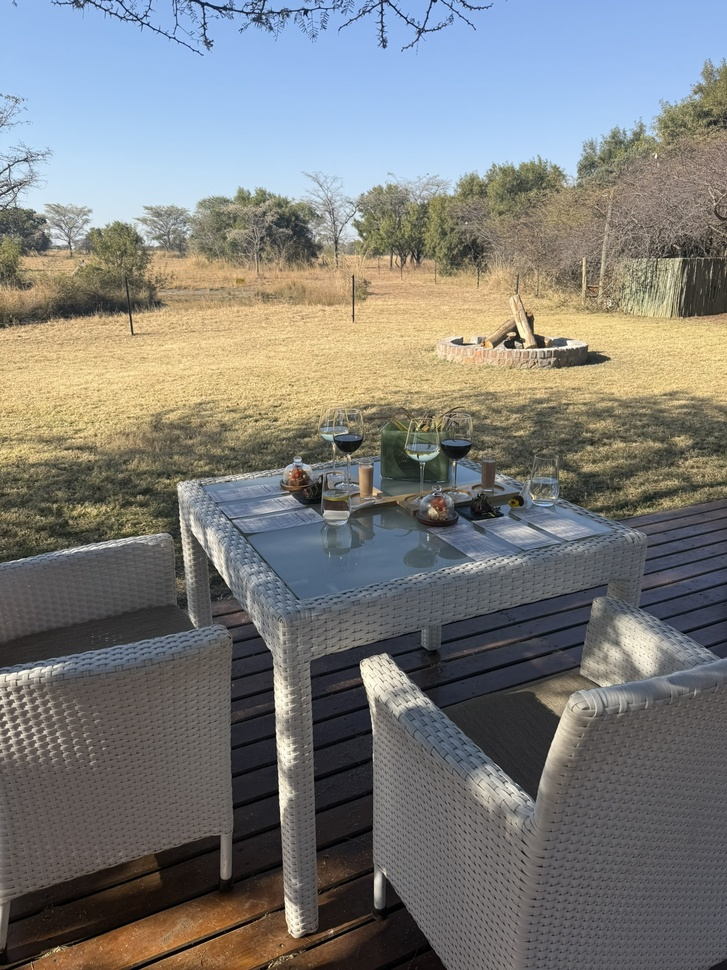
#> input picture elevated-walt-media/assets/media/safari-plains/event-photos/full/photo-01.jpg, 727 x 970 px, shrunk from 1536 x 2048 before the run
$ python -i hero_enhance.py   (imports and definitions only)
#> lines starting #> are read from the running program, lines starting #| are printed output that depends on the picture
#> further down, picture is the input picture: PIL image 727x970 RGB; mean R, G, B 124.1, 124.6, 122
"""Per-frame hero grade shared by build scripts."""

from __future__ import annotations

from PIL import Image, ImageEnhance, ImageFilter, ImageOps


def enhance_frame(img: Image.Image) -> Image.Image:
    img = img.convert("RGB")
    smooth = img.filter(ImageFilter.GaussianBlur(radius=0.8))
    img = Image.blend(img, smooth, 0.12)
    img = ImageOps.autocontrast(img, cutoff=0.4)
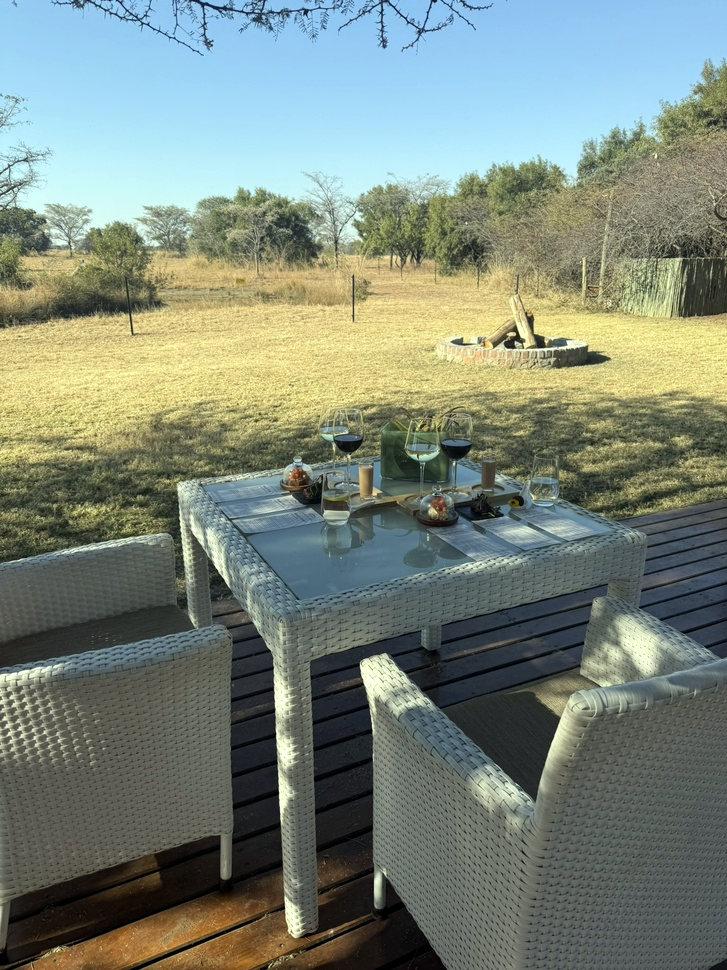
#> img: PIL image 727x970 RGB; mean R, G, B 123.1, 134.1, 121.9
    img = ImageEnhance.Brightness(img).enhance(1.07)
    img = ImageEnhance.Contrast(img).enhance(1.1)
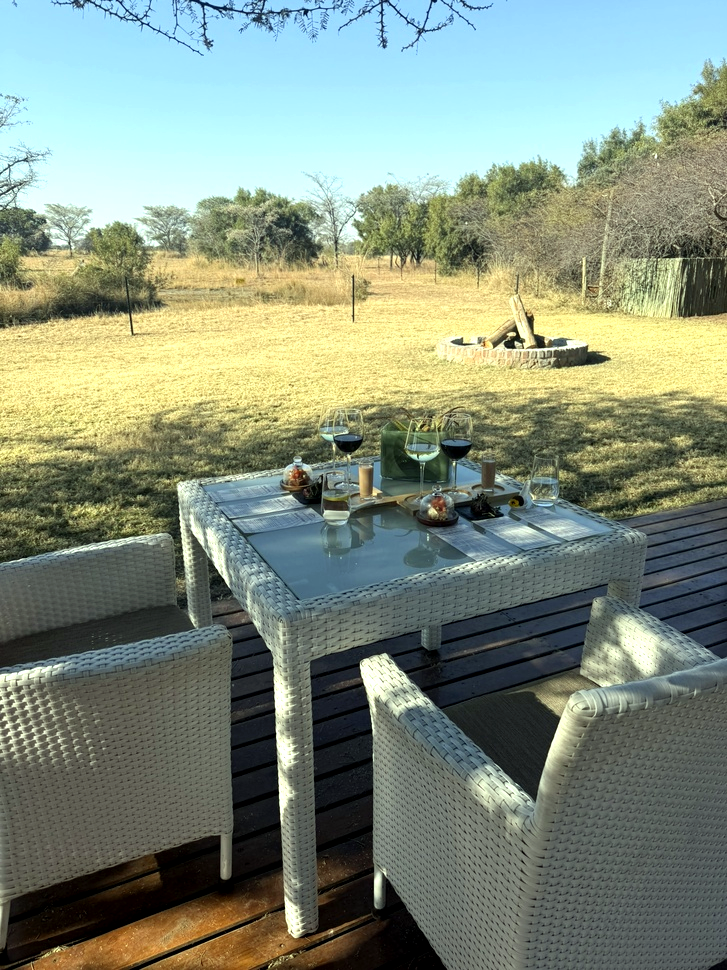
#> img: PIL image 727x970 RGB; mean R, G, B 129.5, 142.2, 125.2
    img = ImageEnhance.Color(img).enhance(1.12)
    img = img.filter(ImageFilter.UnsharpMask(radius=1.6, percent=140, threshold=2))
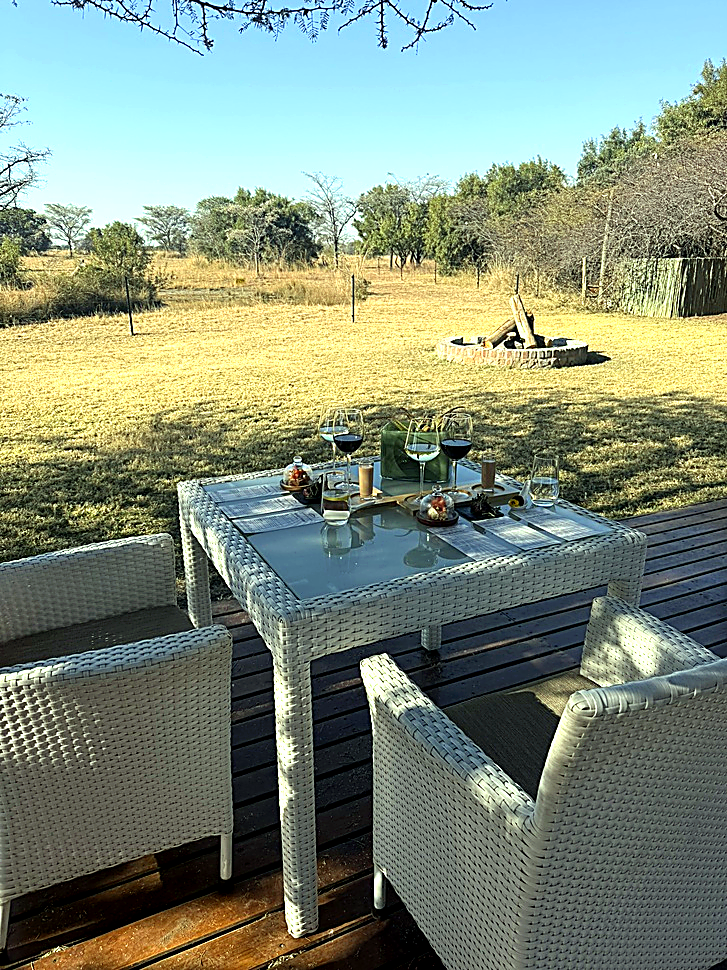
#> img: PIL image 727x970 RGB; mean R, G, B 127.7, 141.5, 122.9
    img = ImageEnhance.Sharpness(img).enhance(1.15)
    return img

>>> from PIL import Image
>>> picture = Image.open('../../elevated-walt-media/assets/media/safari-plains/event-photos/full/photo-01.jpg')
>>> result = enhance_frame(picture)

$ run again, on elevated-walt-media/assets/media/safari-plains/event-photos/full/photo-02.jpg
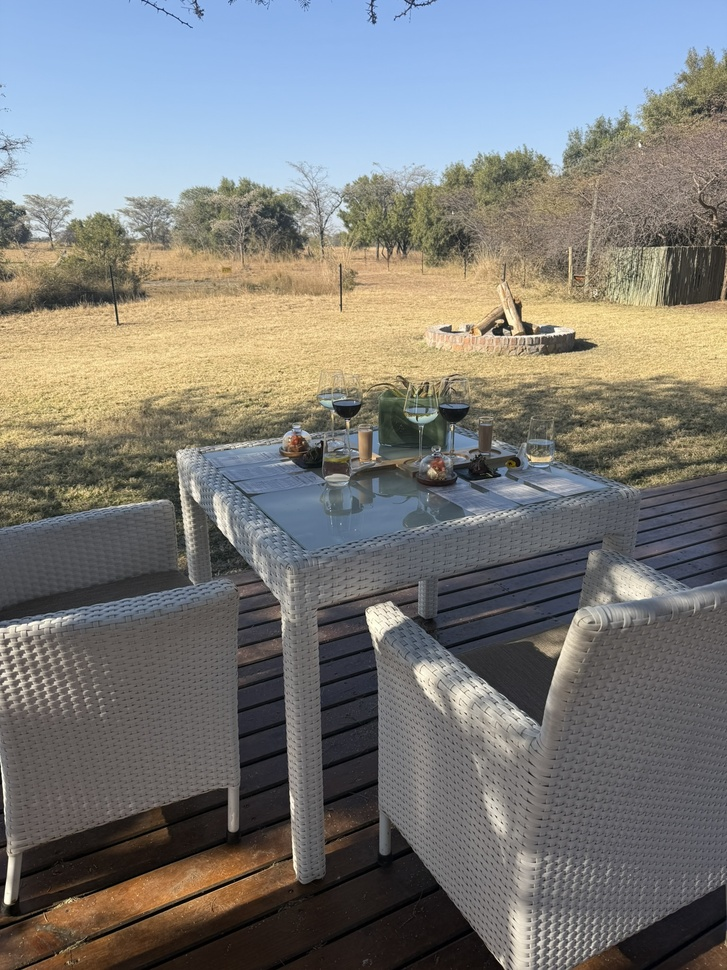
#> input picture elevated-walt-media/assets/media/safari-plains/event-photos/full/photo-02.jpg, 727 x 970 px, shrunk from 1536 x 2048 before the run
#> picture is the input picture: PIL image 727x970 RGB; mean R, G, B 123.4, 123.4, 120.8
#> in enhance_frame, `img = ImageOps.autocontrast(img, cutoff=0.4)`:
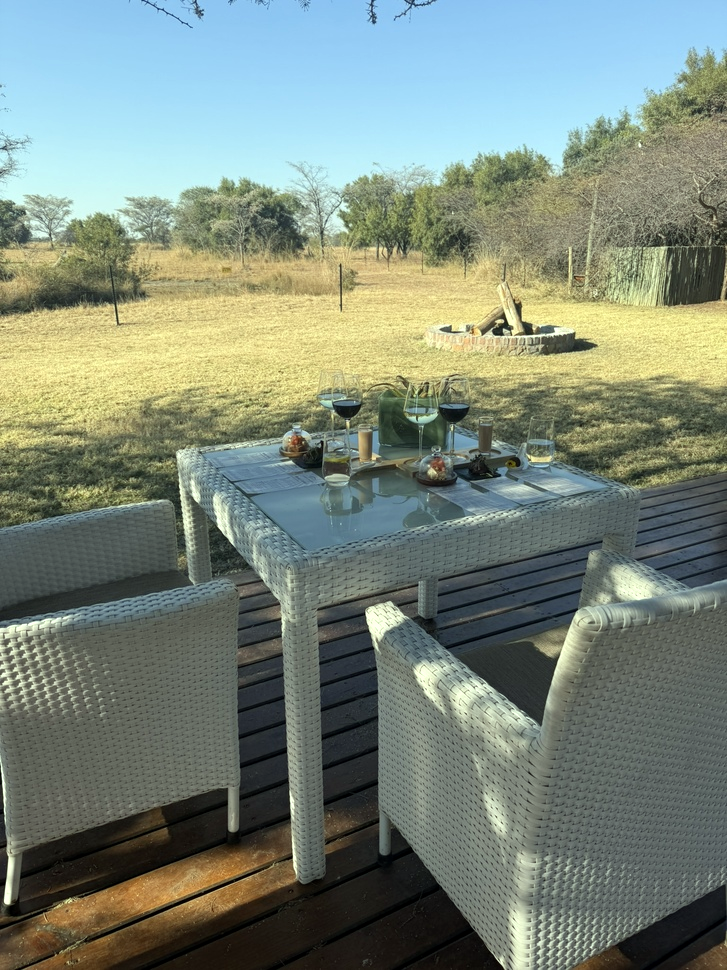
#> img: PIL image 727x970 RGB; mean R, G, B 123.3, 135.6, 122.7
#> in enhance_frame, `img = img.filter(ImageFilter.UnsharpMask(radius=1.6, percent=140, thre..`:
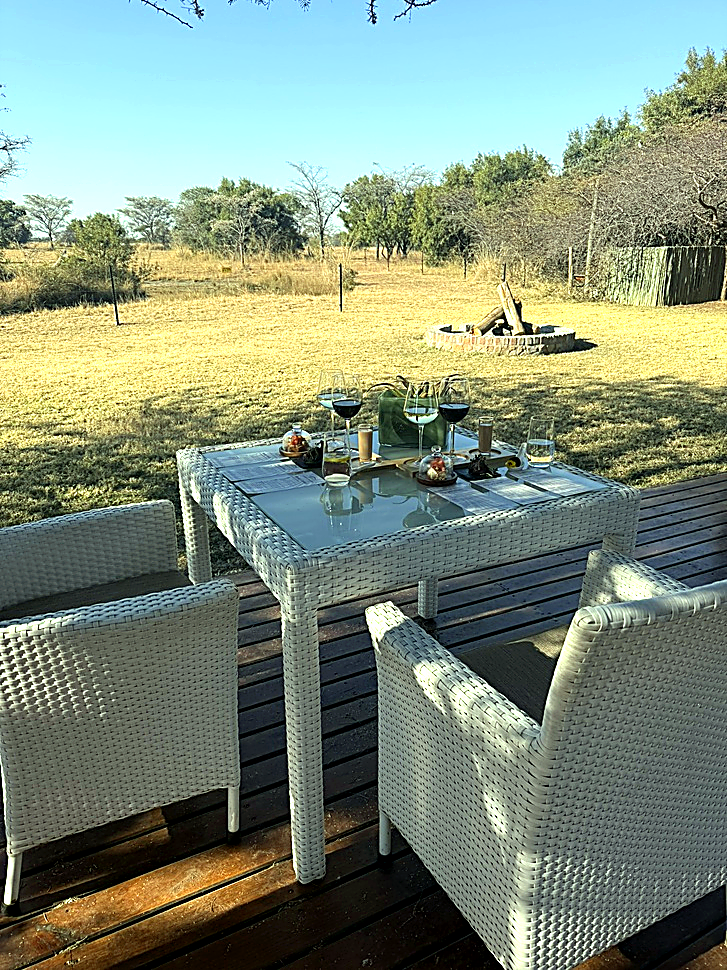
#> img: PIL image 727x970 RGB; mean R, G, B 127.8, 143.1, 123.9

$ run again, on elevated-walt-media/assets/media/safari-plains/event-photos/full/photo-03.jpg
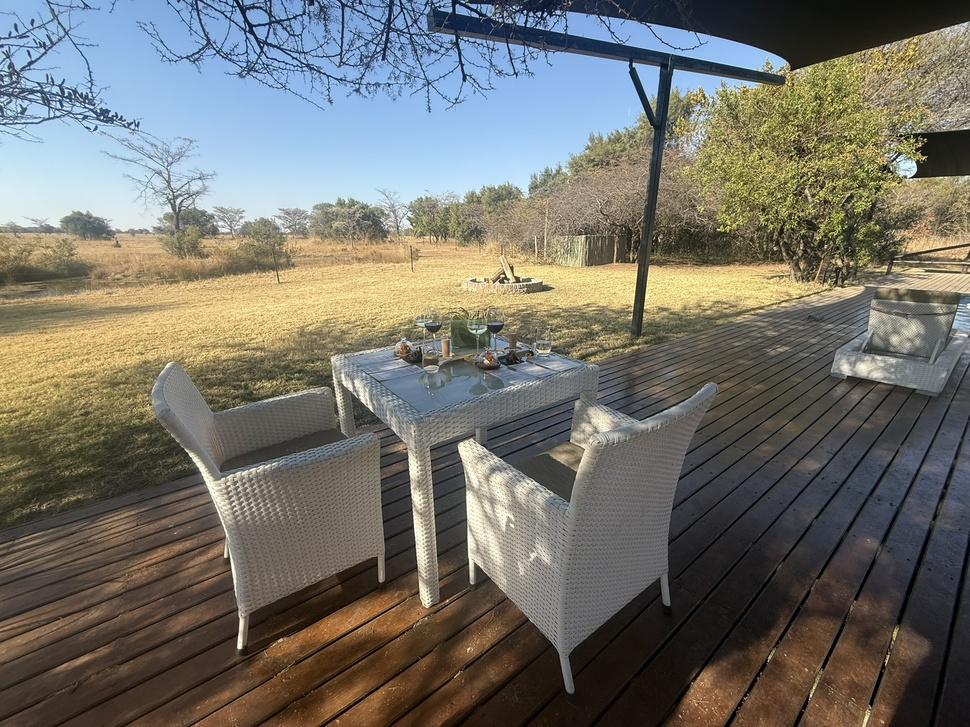
#> input picture elevated-walt-media/assets/media/safari-plains/event-photos/full/photo-03.jpg, 970 x 727 px, shrunk from 2048 x 1536 before the run
#> picture is the input picture: PIL image 970x727 RGB; mean R, G, B 115.3, 113.8, 105.9
#> in enhance_frame, `img = ImageEnhance.Brightness(img).enhance(1.07)`:
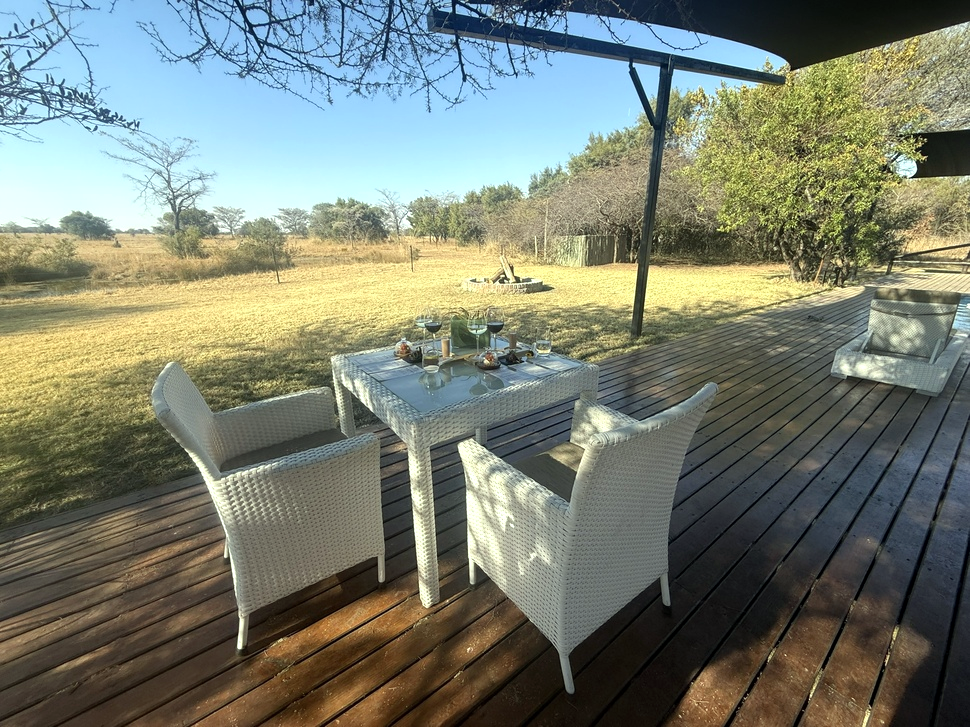
#> img: PIL image 970x727 RGB; mean R, G, B 120.7, 126.9, 113.1
#> in enhance_frame, `img = img.filter(ImageFilter.UnsharpMask(radius=1.6, percent=140, thre..`:
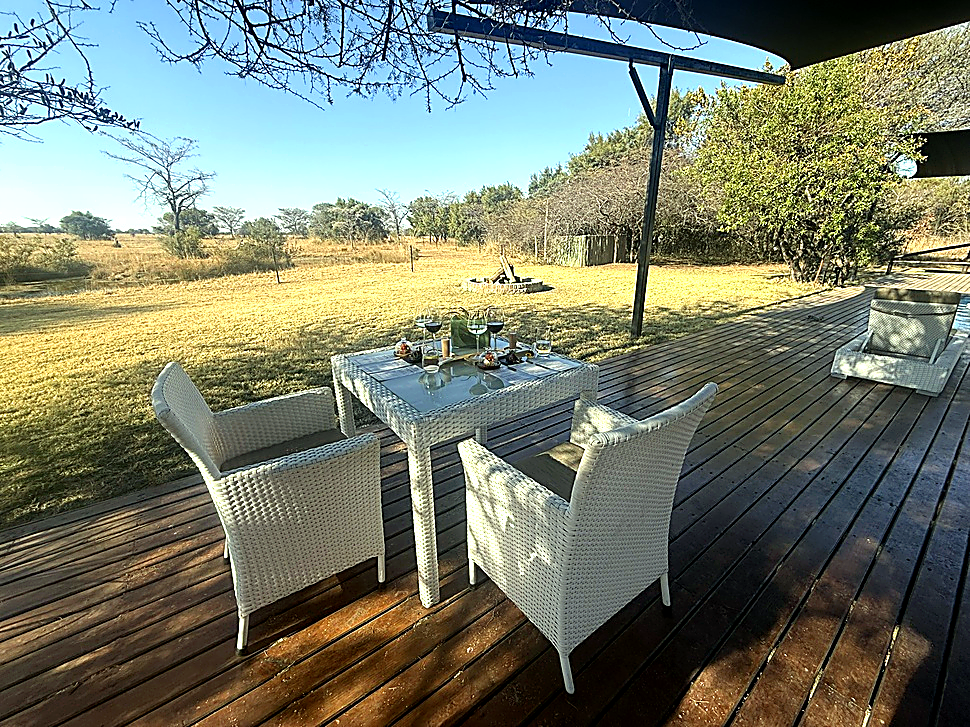
#> img: PIL image 970x727 RGB; mean R, G, B 118.5, 125.2, 107.8

$ run again, on elevated-walt-media/assets/media/safari-plains/event-photos/full/photo-04.jpg
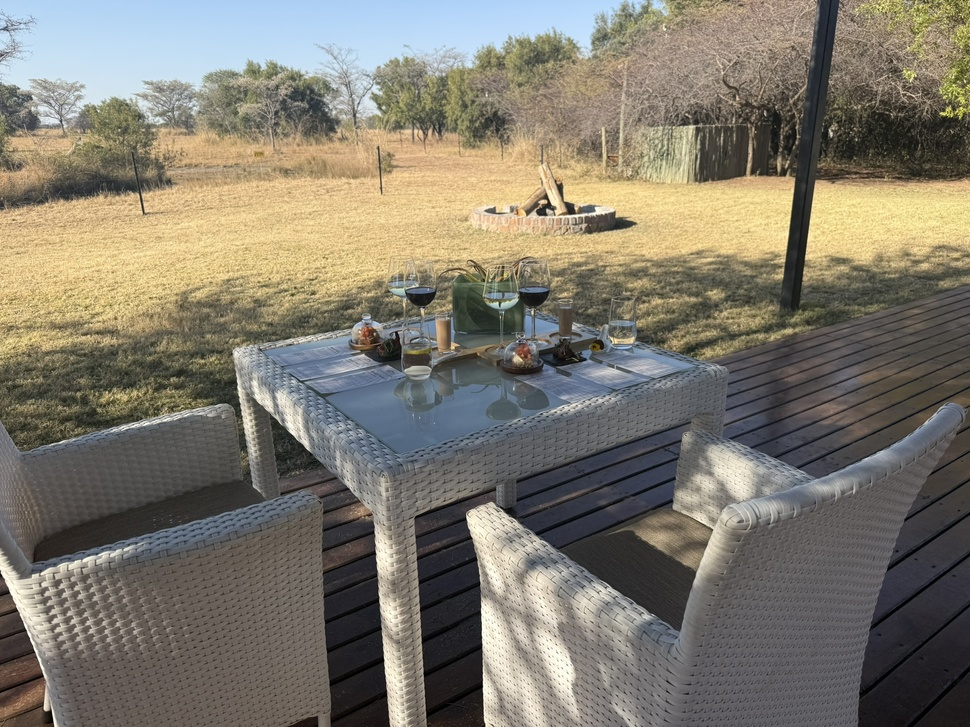
#> input picture elevated-walt-media/assets/media/safari-plains/event-photos/full/photo-04.jpg, 970 x 727 px, shrunk from 2048 x 1536 before the run
#> picture is the input picture: PIL image 970x727 RGB; mean R, G, B 127.3, 122.1, 109.6
#> in enhance_frame, `img = ImageEnhance.Brightness(img).enhance(1.07)`:
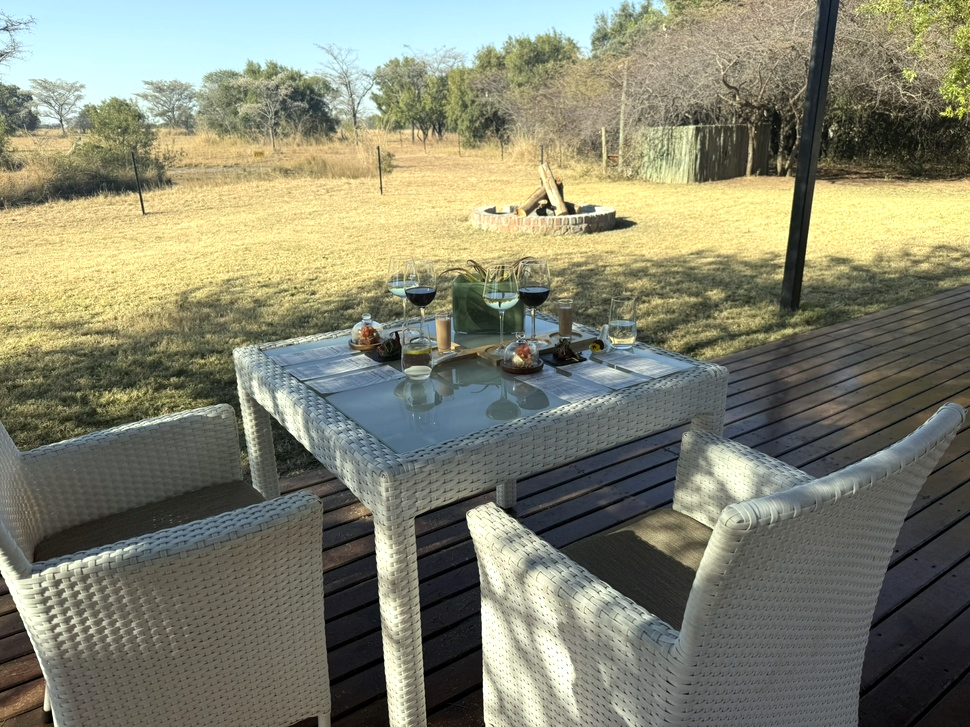
#> img: PIL image 970x727 RGB; mean R, G, B 131, 131.9, 111.8
#> in enhance_frame, `img = img.filter(ImageFilter.UnsharpMask(radius=1.6, percent=140, thre..`:
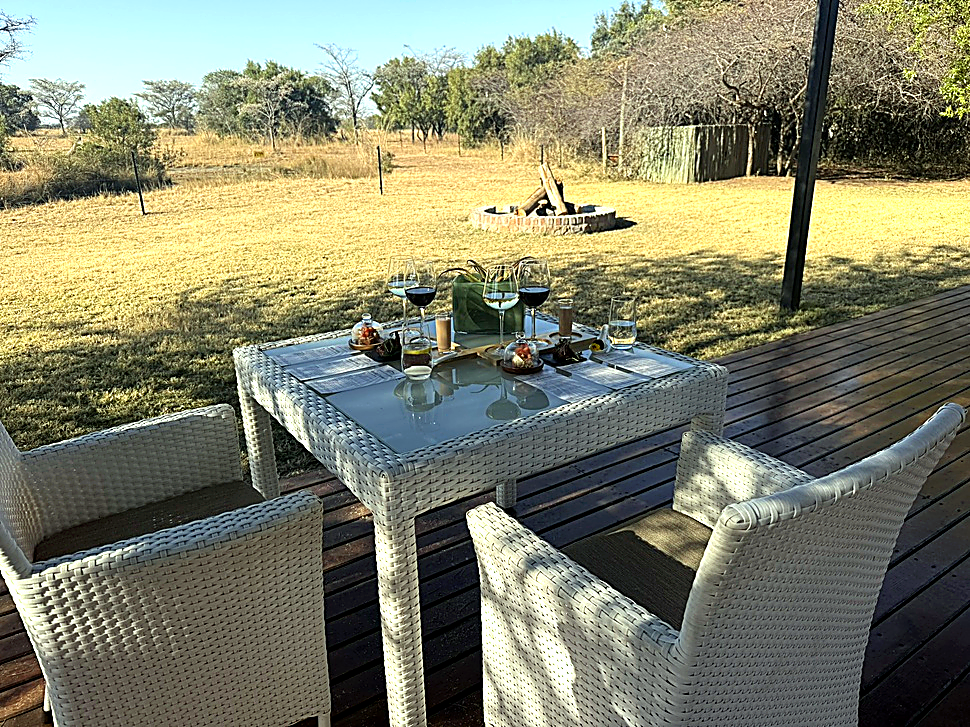
#> img: PIL image 970x727 RGB; mean R, G, B 129.1, 130.5, 106.7
